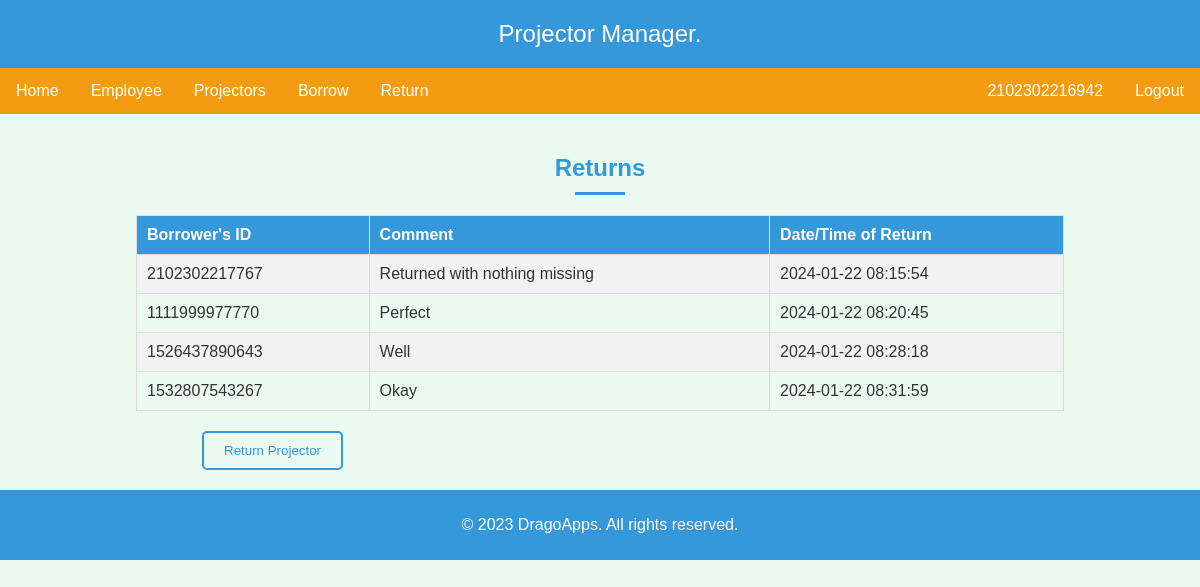
The app's page /returnview.php (signed in) with its own data.
### tables this page shows
CREATE TABLE `returned_projectors` (
  `id` int(11) NOT NULL,
  `borrow_id` bigint(13) DEFAULT NULL,
  `comments` text DEFAULT NULL,
  `return_date` timestamp NOT NULL DEFAULT current_timestamp()
);

### returnview.php (the view, shortened to what this page needs)
<?php
$adminID = $_SESSION["adminID"];
?><!DOCTYPE html>
<html lang="en">
<head>
    <link rel="stylesheet" href="styling.css"/>
	<link rel="stylesheet" href="styling.css"/>
</head>
<body>
    <header>
        Projector Manager.
    </header>
    <nav>
        <a href="dash.php">Home</a>
        <a href="empForm.php">Employee</a>
		<a href="projectorsForm.php">Projectors</a>
        <a href="borrowForm.php">Borrow</a>
        <a href="returnForm.php">Return</a>
		<a class="ide "href="logout.php">Logout</a>
		<a class="ide"><?php echo $adminID;?></a>
    </nav>
    <section>
<?php
$conn = new mysqli('localhost', 'root', '', 'projector');
if ($conn->connect_error) {
    die('Connection Failed :' . $conn->connect_error);
}
else{
$result = $conn->query("SELECT * FROM returned_projectors");
}
if ($result && $result->num_rows > 0) {
    echo "<h2>Returns</h2>";
    echo "<table border='1' class='tables'>";
    echo "<tr><th>Borrower's ID</th><th>Comment</th><th>Date/Time of Return</th></tr>";
    while ($row = $result->fetch_assoc()) {
        echo "<tr>";
		echo "<td>" . $row["borrow_id"] . "</td>";
        echo "<td>" . $row["comments"] . "</td>";
        echo "<td>" . $row["return_date"] . "</td>";
        echo "</tr>";
    }
    echo "</table>";
} else {
    echo "No data available.";
}
?>
<input class="styled-button"  type="button" onclick="window.location.href='returnForm.php'" value="Return Projector">
    </section>
<footer>
        <p>&copy; 2023 DragoApps. All rights reserved.</p>
    </footer>
</body>
</html>

### styling.css (style rules this page uses)
body { font-family: Arial, sans-serif; margin: 0; padding: 0; background-color: #2ecc71; color: #333; }
body::before { content: ''; display: block; position: fixed; top: 0; left: 0; width: 100%; height: 100%; background: rgba(255, 255, 255, 0.9); z-index: -1; }
input[type="text"]:focus, input[type="email"]:focus, input[type="password"]:focus, { border-color: #2196F3; box-shadow: 0 0 10px rgba(33, 150, 243, 0.5); }
h2 { color: #3498db; font-size: 24px; font-weight: bold; margin-bottom: 10px; text-align: center; }
h2::after { content: ""; display: block; width: 50px; height: 3px; background-color: #3498db; margin: 10px auto; }
header { background-color: #3498db; color: #fff; padding: 20px; text-align: center; }
footer { background-color: #3498db; color: #fff; padding: 10px; text-align: center; }
nav a.ide { float:right; }
.styled-button { display: inline-block; padding: 10px 20px; text-align: center; text-decoration: none; cursor: pointer; border: 2px solid #3498db; color: #3498db; border-radius: 5px; background-color: transparent; margin-left: 182px; }

### returnview.php (style rules this page uses)
header { background-color: #3498db; color: #fff; padding: 10px; text-align: center; font-size:24px; }
nav { background-color: #f39c12; overflow: hidden; }
nav a { float:left; display: block; color: white; text-align: center; padding: 14px 16px; text-decoration: none; }
section { margin-left: 0; padding: 20px; }
a { text-decoration:none; }
.tables { width: 80%; margin: 20px auto; border-collapse: collapse; border: 1px solid #ddd; }
.tables th, .tables td { padding: 10px; border: 1px solid #ddd; text-align: left; }
.tables th { background-color: #3498db; color: #fff; }
.tables tr:nth-child(even) { background-color: #f2f2f2; }

### records on screen
returned_projectors: borrow "2102302217767", comments "Returned with nothing missing", return_date "2024-01-22 08:15:54"
returned_projectors: borrow "1111999977770", comments "Perfect", return_date "2024-01-22 08:20:45"
returned_projectors: borrow "1526437890643", comments "Well", return_date "2024-01-22 08:28:18"
returned_projectors: borrow "1532807543267", comments "Okay", return_date "2024-01-22 08:31:59"

### other values on screen
$adminID "2102302216942"
